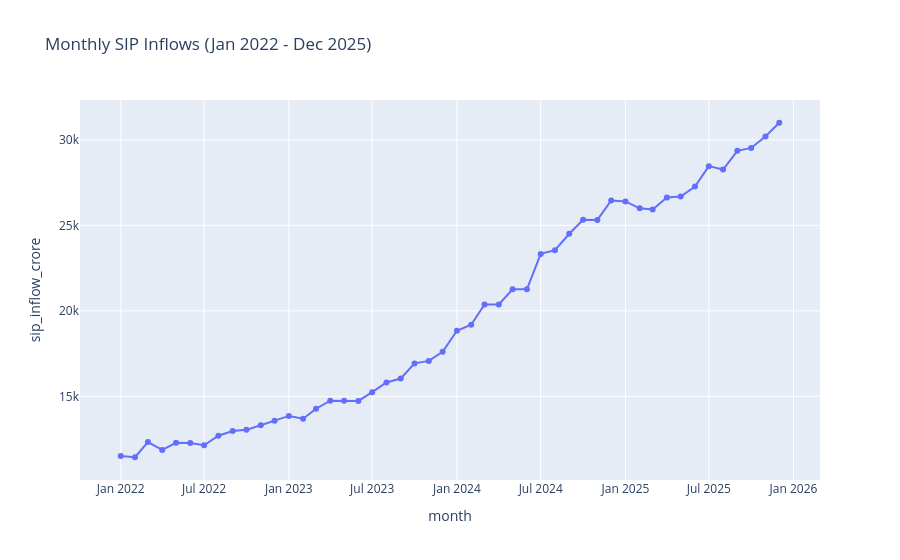

The cell this chart's notebook holds for it:
### Code cell
fig = px.line(
    sip,
    x="month",
    y="sip_inflow_crore",
    markers=True,
    title="Monthly SIP Inflows (Jan 2022 - Dec 2025)"
)

fig.show()

### Figure 1 — Plotly figure (JSON) as saved in the notebook; plotly's stock layout.template omitted (floating-point values rounded to 4 significant figures)
{"data": [{"hovertemplate": "month=%{x}<br>sip_inflow_crore=%{y}<extra></extra>", "legendgroup": "", "line": {"color": "#636efa", "dash": "solid"}, "marker": {"symbol": "circle"}, "mode": "lines+markers", "name": "", "orientation": "v", "showlegend": false, "type": "scatter", "x": ["2022-01", "2022-02", "2022-03", "2022-04", "2022-05", "2022-06", "2022-07", "2022-08", "2022-09", "2022-10", "2022-11", "2022-12", "2023-01", "2023-02", "2023-03", "2023-04", "2023-05", "2023-06", "2023-07", "2023-08", "2023-09", "2023-10", "2023-11", "2023-12", "2024-01", "2024-02", "2024-03", "2024-04", "2024-05", "2024-06", "2024-07", "2024-08", "2024-09", "2024-10", "2024-11", "2024-12", "2025-01", "2025-02", "2025-03", "2025-04", "2025-05", "2025-06", "2025-07", "2025-08", "2025-09", "2025-10", "2025-11", "2025-12"], "xaxis": "x", "y": [11517, 11438, 12328, 11863, 12286, 12276, 12140, 12694, 12976, 13040, 13306, 13573, 13856, 13687, 14276, 14749, 14749, 14734, 15245, 15814, 16042, 16928, 17073, 17610, 18838, 19187, 20371, 20371, 21262, 21262, 23332, 23547, 24509, 25323, 25320, 26459, 26400, 25999, 25926, 26632, 26688, 27274, 28464, 28265, 29361, 29529, 30200, 31002], "yaxis": "y"}], "layout": {"legend": {"tracegroupgap": 0}, "title": {"text": "Monthly SIP Inflows (Jan 2022 - Dec 2025)"}, "xaxis": {"anchor": "y", "domain": [0, 1], "title": {"text": "month"}}, "yaxis": {"anchor": "x", "domain": [0, 1], "title": {"text": "sip_inflow_crore"}}}}
